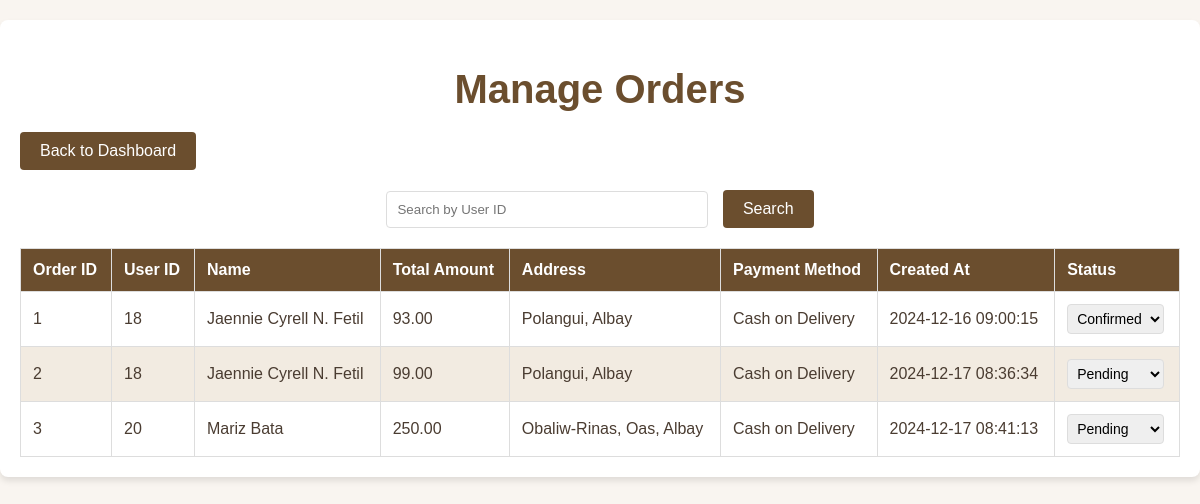
The page /admin/manage_items.php on the database its author committed.
### tables this page shows
CREATE TABLE `orders` (
  `order_id` int(11) NOT NULL,
  `user_id` int(11) NOT NULL,
  `total_amount` decimal(10,2) NOT NULL,
  `name` varchar(255) NOT NULL,
  `address` text NOT NULL,
  `payment_method` enum('Cash on Delivery','Credit Card','PayPal') NOT NULL,
  `created_at` timestamp NOT NULL DEFAULT current_timestamp(),
  `status` enum('Pending','Confirmed','Delivered') DEFAULT 'Pending'
);

### admin/manage_items.php (the view, shortened to what this page needs)
<?php
include '../db_config.php';
?>
<!DOCTYPE html>
<html lang="en">
<head>
</head>
<body>
    <div class="container">
        <h1>Manage Orders</h1>
        <a href="index.php" class="btn-back">Back to Dashboard</a>
        <div class="search-bar">
            <form method="GET">
                <input
                    type="text"
                    name="search"
                    placeholder="Search by User ID"
                    value="<?php echo isset($_GET['search']) ? htmlspecialchars($_GET['search']) : ''; ?>">
                <button type="submit">Search</button>
            </form>
        </div>
        <table>
            <thead>
                <tr>
                    <th>Order ID</th>
                    <th>User ID</th>
                    <th>Name</th>
                    <th>Total Amount</th>
                    <th>Address</th>
                    <th>Payment Method</th>
                    <th>Created At</th>
                    <th>Status</th>
                </tr>
            </thead>
            <tbody>
                <?php
                $sql = "SELECT * FROM orders";
                if (isset($_GET['search']) && !empty($_GET['search'])) {
                    $search = htmlspecialchars($_GET['search']);
                    $sql .= " WHERE user_id LIKE :search";
                    $stmt = $conn->prepare($sql);
                    $stmt->execute([':search' => "%$search%"]);
                } else {
                    $stmt = $conn->query($sql);
                }
                if ($stmt->rowCount() > 0) {
                    while ($row = $stmt->fetch(PDO::FETCH_ASSOC)) {
                        echo "<tr>
                                <td>{$row['order_id']}</td>
                                <td>{$row['user_id']}</td>
                                <td>{$row['name']}</td>
                                <td>{$row['total_amount']}</td>
                                <td>{$row['address']}</td>
                                <td>{$row['payment_method']}</td>
                                <td>{$row['created_at']}</td>
                                <td>
                                    <select onchange=\"updateStatus('{$row['order_id']}', this)\">
                                        <option value='Pending'" . ($row['status'] == 'Pending' ? ' selected' : '') . ">Pending</option>
                                        <option value='Confirmed'" . ($row['status'] == 'Confirmed' ? ' selected' : '') . ">Confirmed</option>
                                        <option value='Delivered'" . ($row['status'] == 'Delivered' ? ' selected' : '') . ">Delivered</option>
                                    </select>
                                </td>
                              </tr>";
                    }
                } else {
                    echo "<tr><td colspan='8'>No orders found</td></tr>";
                }
                ?>
            </tbody>
        </table>
    </div>
</body>
</html>

### admin/manage_items.php (style rules this page uses)
body { font-family: 'Arial', sans-serif; background-color: #f9f5f0; color: #4a3c31; margin: 0; padding: 0; }
.container { max-width: 1200px; margin: 20px auto; padding: 20px; background: #fff; border-radius: 8px; box-shadow: 0 4px 6px rgba(0, 0, 0, 0.1); }
h1 { text-align: center; font-size: 2.5em; margin-bottom: 20px; color: #6b4e2e; }
.search-bar { display: flex; justify-content: center; margin-bottom: 20px; }
.search-bar input { padding: 10px; width: 300px; border: 1px solid #ddd; border-radius: 4px; margin-right: 10px; }
.search-bar button { padding: 10px 20px; font-size: 16px; color: #fff; background-color: #6b4e2e; border: none; border-radius: 4px; cursor: pointer; }
table { width: 100%; border-collapse: collapse; margin-top: 20px; }
table, th, td { border: 1px solid #ddd; }
th, td { padding: 12px; text-align: left; }
th { background-color: #6b4e2e; color: #fff; }
tr:nth-child(even) { background-color: #f2ebe1; }
select { padding: 5px; font-size: 14px; border: 1px solid #ddd; border-radius: 4px; }
.btn-back { display: inline-block; margin-bottom: 20px; padding: 10px 20px; font-size: 16px; color: #fff; background-color: #6b4e2e; border: none; border-radius: 4px; text-decoration: none; text-align: center; cursor: pointer; }

### rows shown on the page
orders: order_id "1", user "18", name "Jaennie Cyrell N. Fetil", total_amount "93.00", address "Polangui, Albay", payment_method "Cash on Delivery", created_at "2024-12-16 09:00:15", status+order_id "Confirmed"
orders: order_id "2", user "18", name "Jaennie Cyrell N. Fetil", total_amount "99.00", address "Polangui, Albay", payment_method "Cash on Delivery", created_at "2024-12-17 08:36:34", status+order_id "Pending"
orders: order_id "3", user "20", name "Mariz Bata", total_amount "250.00", address "Obaliw-Rinas, Oas, Albay", payment_method "Cash on Delivery", created_at "2024-12-17 08:41:13", status+order_id "Pending"
